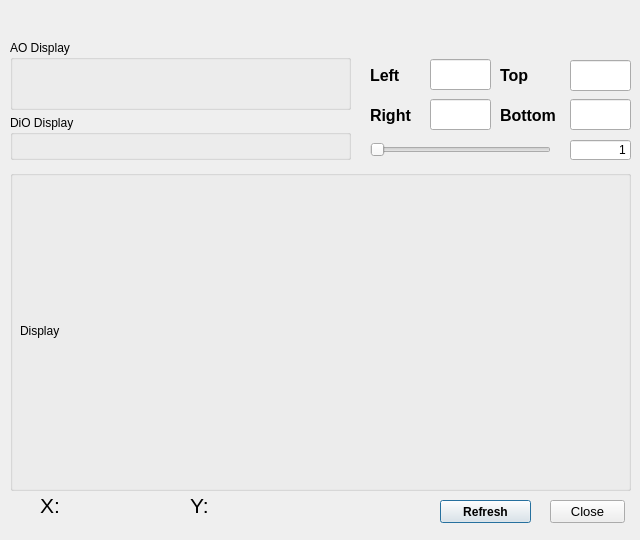
<?xml version="1.0" encoding="UTF-8"?>
<ui version="4.0">
 <class>DisplayWindow</class>
 <widget class="QDialog" name="DisplayWindow">
  <property name="geometry">
   <rect>
    <x>0</x>
    <y>0</y>
    <width>640</width>
    <height>540</height>
   </rect>
  </property>
  <property name="minimumSize">
   <size>
    <width>640</width>
    <height>540</height>
   </size>
  </property>
  <property name="font">
   <font>
    <family>Arial</family>
   </font>
  </property>
  <property name="mouseTracking">
   <bool>false</bool>
  </property>
  <property name="windowTitle">
   <string>Channel Display</string>
  </property>
  <widget class="QLabel" name="Display_cursor_X">
   <property name="geometry">
    <rect>
     <x>40</x>
     <y>490</y>
     <width>131</width>
     <height>31</height>
    </rect>
   </property>
   <property name="font">
    <font>
     <pointsize>16</pointsize>
    </font>
   </property>
   <property name="text">
    <string>X:</string>
   </property>
  </widget>
  <widget class="QLabel" name="Display_cursor_Y">
   <property name="geometry">
    <rect>
     <x>190</x>
     <y>490</y>
     <width>131</width>
     <height>31</height>
    </rect>
   </property>
   <property name="font">
    <font>
     <pointsize>16</pointsize>
    </font>
   </property>
   <property name="text">
    <string>Y:</string>
   </property>
  </widget>
  <widget class="QPushButton" name="Display_refresh">
   <property name="geometry">
    <rect>
     <x>440</x>
     <y>500</y>
     <width>91</width>
     <height>23</height>
    </rect>
   </property>
   <property name="font">
    <font>
     <pointsize>9</pointsize>
     <weight>75</weight>
     <bold>true</bold>
    </font>
   </property>
   <property name="text">
    <string>Refresh</string>
   </property>
  </widget>
  <widget class="QLabel" name="label_2">
   <property name="geometry">
    <rect>
     <x>370</x>
     <y>100</y>
     <width>50</width>
     <height>30</height>
    </rect>
   </property>
   <property name="font">
    <font>
     <pointsize>12</pointsize>
     <weight>75</weight>
     <bold>true</bold>
    </font>
   </property>
   <property name="text">
    <string>Right</string>
   </property>
  </widget>
  <widget class="QLabel" name="label_4">
   <property name="geometry">
    <rect>
     <x>500</x>
     <y>100</y>
     <width>60</width>
     <height>30</height>
    </rect>
   </property>
   <property name="font">
    <font>
     <pointsize>12</pointsize>
     <weight>75</weight>
     <bold>true</bold>
    </font>
   </property>
   <property name="text">
    <string>Bottom</string>
   </property>
  </widget>
  <widget class="QLabel" name="label_3">
   <property name="geometry">
    <rect>
     <x>500</x>
     <y>60</y>
     <width>60</width>
     <height>30</height>
    </rect>
   </property>
   <property name="font">
    <font>
     <pointsize>12</pointsize>
     <weight>75</weight>
     <bold>true</bold>
    </font>
   </property>
   <property name="text">
    <string>Top</string>
   </property>
  </widget>
  <widget class="QLabel" name="label">
   <property name="geometry">
    <rect>
     <x>370</x>
     <y>60</y>
     <width>50</width>
     <height>30</height>
    </rect>
   </property>
   <property name="font">
    <font>
     <pointsize>12</pointsize>
     <weight>75</weight>
     <bold>true</bold>
    </font>
   </property>
   <property name="text">
    <string>Left</string>
   </property>
  </widget>
  <widget class="QGroupBox" name="AODisplay_channels">
   <property name="geometry">
    <rect>
     <x>10</x>
     <y>40</y>
     <width>341</width>
     <height>70</height>
    </rect>
   </property>
   <property name="font">
    <font>
     <pointsize>9</pointsize>
    </font>
   </property>
   <property name="title">
    <string>AO Display</string>
   </property>
  </widget>
  <widget class="QGroupBox" name="groupBox_2">
   <property name="geometry">
    <rect>
     <x>10</x>
     <y>170</y>
     <width>621</width>
     <height>321</height>
    </rect>
   </property>
   <property name="mouseTracking">
    <bool>true</bool>
   </property>
   <property name="title">
    <string/>
   </property>
   <widget class="QLabel" name="Display_screen">
    <property name="geometry">
     <rect>
      <x>10</x>
      <y>10</y>
      <width>601</width>
      <height>301</height>
     </rect>
    </property>
    <property name="cursor">
     <cursorShape>BlankCursor</cursorShape>
    </property>
    <property name="mouseTracking">
     <bool>false</bool>
    </property>
    <property name="text">
     <string>Display</string>
    </property>
   </widget>
  </widget>
  <widget class="QPushButton" name="Display_close">
   <property name="geometry">
    <rect>
     <x>550</x>
     <y>500</y>
     <width>75</width>
     <height>23</height>
    </rect>
   </property>
   <property name="font">
    <font>
     <pointsize>10</pointsize>
    </font>
   </property>
   <property name="text">
    <string>Close</string>
   </property>
  </widget>
  <widget class="QLineEdit" name="Display_width_left">
   <property name="geometry">
    <rect>
     <x>430</x>
     <y>59</y>
     <width>61</width>
     <height>31</height>
    </rect>
   </property>
  </widget>
  <widget class="QLineEdit" name="Display_width_right">
   <property name="geometry">
    <rect>
     <x>430</x>
     <y>99</y>
     <width>61</width>
     <height>31</height>
    </rect>
   </property>
  </widget>
  <widget class="QLineEdit" name="Display_height_top">
   <property name="geometry">
    <rect>
     <x>570</x>
     <y>60</y>
     <width>61</width>
     <height>31</height>
    </rect>
   </property>
  </widget>
  <widget class="QLineEdit" name="Display_height_bottom">
   <property name="geometry">
    <rect>
     <x>570</x>
     <y>99</y>
     <width>61</width>
     <height>31</height>
    </rect>
   </property>
  </widget>
  <widget class="QSlider" name="Number_of_run_Slider">
   <property name="geometry">
    <rect>
     <x>370</x>
     <y>140</y>
     <width>181</width>
     <height>19</height>
    </rect>
   </property>
   <property name="minimum">
    <number>1</number>
   </property>
   <property name="orientation">
    <enum>Qt::Horizontal</enum>
   </property>
  </widget>
  <widget class="QLineEdit" name="Number_of_run_editer">
   <property name="geometry">
    <rect>
     <x>570</x>
     <y>140</y>
     <width>61</width>
     <height>20</height>
    </rect>
   </property>
   <property name="text">
    <string>1</string>
   </property>
   <property name="alignment">
    <set>Qt::AlignRight|Qt::AlignTrailing|Qt::AlignVCenter</set>
   </property>
  </widget>
  <widget class="QGroupBox" name="DiODisplay_channels">
   <property name="geometry">
    <rect>
     <x>10</x>
     <y>115</y>
     <width>341</width>
     <height>45</height>
    </rect>
   </property>
   <property name="font">
    <font>
     <pointsize>9</pointsize>
     <italic>false</italic>
    </font>
   </property>
   <property name="title">
    <string>DiO Display</string>
   </property>
  </widget>
 </widget>
 <resources/>
 <connections/>
</ui>
